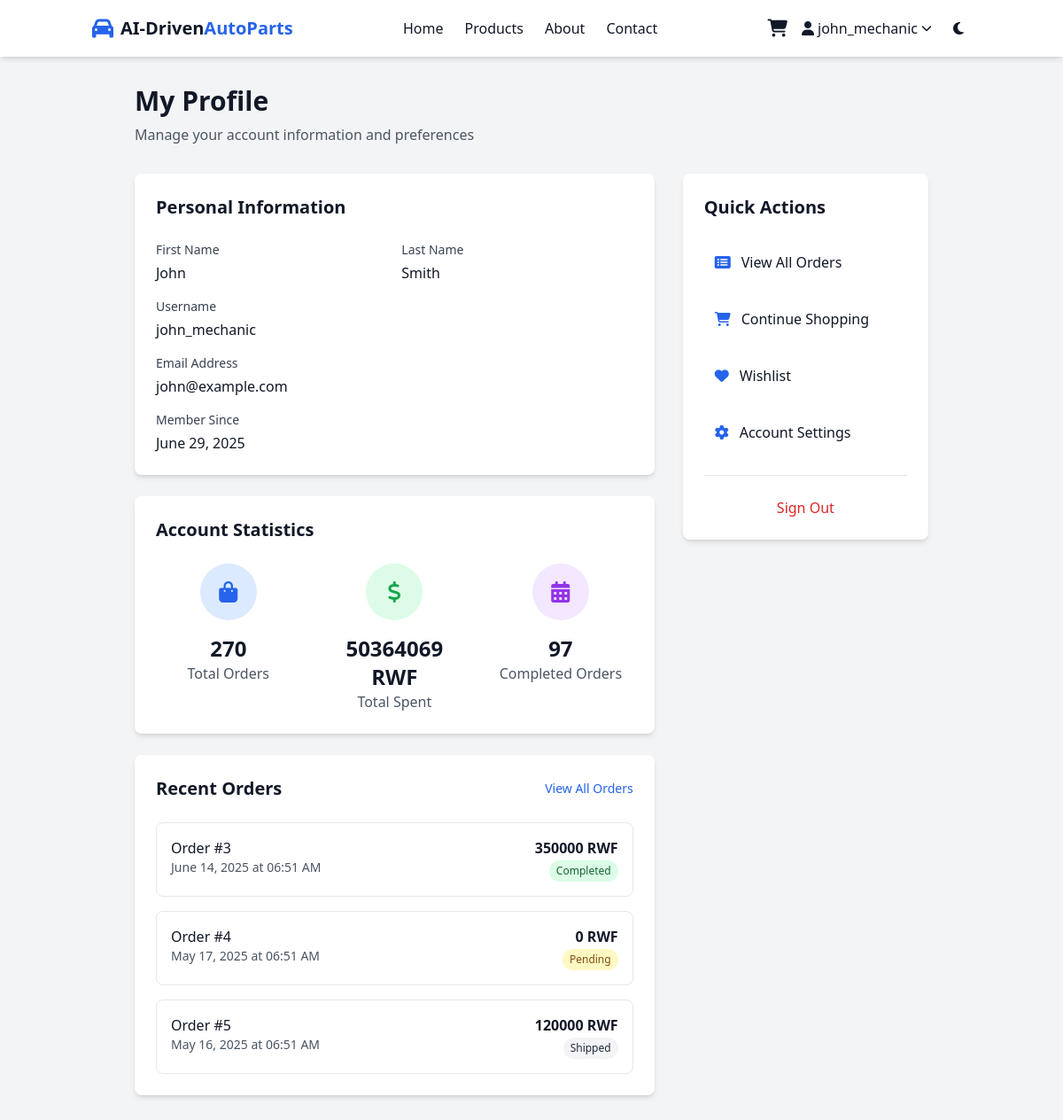
Screenshot of /profile (signed in) with the database file from the repository.
### app.py (models this page shows)
class User(UserMixin, db.Model):
    id = db.Column(db.Integer, primary_key=True)
    username = db.Column(db.String(80), unique=True, nullable=False)
    email = db.Column(db.String(120), unique=True, nullable=False)
    password_hash = db.Column(db.String(200), nullable=False)
    first_name = db.Column(db.String(50))
    last_name = db.Column(db.String(50))
    created_at = db.Column(db.DateTime, default=datetime.utcnow)
    is_admin = db.Column(db.Boolean, default=False)
    orders = db.relationship('Order', backref='user', lazy=True)

class Order(db.Model):
    id = db.Column(db.Integer, primary_key=True)
    user_id = db.Column(db.Integer, db.ForeignKey('user.id'), nullable=False)
    total_amount = db.Column(db.Float, nullable=False)
    status = db.Column(db.String(20), default='pending')
    created_at = db.Column(db.DateTime, default=datetime.utcnow)
    items = db.relationship('OrderItem', backref='order', lazy=True)

### app.py (the view)
@app.route('/profile')
@login_required
def profile():
    return render_template('profile.html')

### app.py (called while the page is built)
@login_manager.user_loader
def load_user(user_id):
    return User.query.get(int(user_id))

### templates/profile.html (shortened to what this page needs)
{% extends "base.html" %}
{% block content %}
<div class="bg-gray-100 dark:bg-gray-800 min-h-screen py-8">
    <div class="container mx-auto px-4">
        <div class="max-w-4xl mx-auto">
            <div class="mb-8">
                <h1 class="text-3xl font-bold text-gray-900 dark:text-white mb-2">My Profile</h1>
                <p class="text-gray-600 dark:text-gray-400">
                    Manage your account information and preferences
                </p>
            </div>
            <div class="grid grid-cols-1 lg:grid-cols-3 gap-8">
                <div class="lg:col-span-2 space-y-6">
                    <div class="bg-white dark:bg-gray-700 rounded-lg shadow-md p-6">
                        <h2 class="text-xl font-semibold mb-6">Personal Information</h2>
                        <div class="grid grid-cols-1 md:grid-cols-2 gap-4">
                            <div>
                                <label class="block text-sm font-medium text-gray-700 dark:text-gray-300 mb-1">First Name</label>
                                <p class="text-gray-900 dark:text-white font-medium">{{ current_user.first_name or 'Not provided' }}</p>
                            </div>
                            <div>
                                <label class="block text-sm font-medium text-gray-700 dark:text-gray-300 mb-1">Last Name</label>
                                <p class="text-gray-900 dark:text-white font-medium">{{ current_user.last_name or 'Not provided' }}</p>
                            </div>
                        </div>
                        <div class="mt-4">
                            <label class="block text-sm font-medium text-gray-700 dark:text-gray-300 mb-1">Username</label>
                            <p class="text-gray-900 dark:text-white font-medium">{{ current_user.username }}</p>
                        </div>
                        <div class="mt-4">
                            <label class="block text-sm font-medium text-gray-700 dark:text-gray-300 mb-1">Email Address</label>
                            <p class="text-gray-900 dark:text-white font-medium">{{ current_user.email }}</p>
                        </div>
                        <div class="mt-4">
                            <label class="block text-sm font-medium text-gray-700 dark:text-gray-300 mb-1">Member Since</label>
                            <p class="text-gray-900 dark:text-white font-medium">{{ current_user.created_at.strftime('%B %d, %Y') }}</p>
                        </div>
                    </div>
                    <div class="bg-white dark:bg-gray-700 rounded-lg shadow-md p-6">
                        <h2 class="text-xl font-semibold mb-6">Account Statistics</h2>
                        <div class="grid grid-cols-1 md:grid-cols-3 gap-6">
                            <div class="text-center">
                                <div class="bg-blue-100 dark:bg-blue-900/30 w-16 h-16 mx-auto rounded-full flex items-center justify-center mb-4">
                                    <i class="fas fa-shopping-bag text-2xl text-primary"></i>
                                </div>
                                <h3 class="text-2xl font-bold text-gray-900 dark:text-white">{{ current_user.orders|length }}</h3>
                                <p class="text-gray-600 dark:text-gray-400">Total Orders</p>
                            </div>
                            <div class="text-center">
                                <div class="bg-green-100 dark:bg-green-900/30 w-16 h-16 mx-auto rounded-full flex items-center justify-center mb-4">
                                    <i class="fas fa-dollar-sign text-2xl text-green-600"></i>
                                </div>
                                <h3 class="text-2xl font-bold text-gray-900 dark:text-white">
                                    <span class="font-semibold">{{ current_user.orders|sum(attribute='total_amount')|int }} RWF</span>
                                </h3>
                                <p class="text-gray-600 dark:text-gray-400">Total Spent</p>
                            </div>
                            <div class="text-center">
                                <div class="bg-purple-100 dark:bg-purple-900/30 w-16 h-16 mx-auto rounded-full flex items-center justify-center mb-4">
                                    <i class="fas fa-calendar-alt text-2xl text-purple-600"></i>
                                </div>
                                <h3 class="text-2xl font-bold text-gray-900 dark:text-white">
                                    {{ (current_user.orders|selectattr('status', 'equalto', 'completed')|list)|length }}
                                </h3>
                                <p class="text-gray-600 dark:text-gray-400">Completed Orders</p>
                            </div>
                        </div>
                    </div>
                    <div class="bg-white dark:bg-gray-700 rounded-lg shadow-md p-6">
                        <div class="flex justify-between items-center mb-6">
                            <h2 class="text-xl font-semibold">Recent Orders</h2>
                            <a href="{{ url_for('orders') }}" class="text-primary hover:text-secondary text-sm">View All Orders</a>
                        </div>
                        {% if current_user.orders %}
                            <div class="space-y-4">
                                {% for order in current_user.orders[:3] %}
                                <div class="border border-gray-200 dark:border-gray-600 rounded-lg p-4">
                                    <div class="flex justify-between items-start">
                                        <div>
                                            <p class="font-medium">Order #{{ order.id }}</p>
                                            <p class="text-sm text-gray-600 dark:text-gray-400">{{ order.created_at.strftime('%B %d, %Y at %I:%M %p') }}</p>
                                        </div>
                                        <div class="text-right">
                                            <p class="font-semibold">{{ order.total_amount|int }} RWF</p>
                                            <span class="inline-block px-2 py-1 text-xs rounded-full
                                                {% if order.status == 'completed' %}bg-green-100 text-green-800{% elif order.status == 'pending' %}bg-yellow-100 text-yellow-800{% else %}bg-gray-100 text-gray-800{% endif %}">
                                                {{ order.status|title }}
                                            </span>
                                        </div>
                                    </div>
                                </div>
                                {% endfor %}
                            </div>
                        {% else %}
                            <div class="text-center py-8">
                                <i class="fas fa-shopping-bag text-4xl text-gray-300 dark:text-gray-600 mb-4"></i>
                                <p class="text-gray-500 dark:text-gray-400">No orders yet</p>
                                <a href="{{ url_for('products') }}" class="text-primary hover:text-secondary text-sm">Start Shopping</a>
                            </div>
                        {% endif %}
                    </div>
                </div>
                <div class="lg:col-span-1">
                    <div class="bg-white dark:bg-gray-700 rounded-lg shadow-md p-6 sticky top-24">
                        <h2 class="text-xl font-semibold mb-6">Quick Actions</h2>
                        <div class="space-y-4">
                            <a href="{{ url_for('orders') }}"
                               class="flex items-center space-x-3 p-3 rounded-lg hover:bg-gray-100 dark:hover:bg-gray-600 transition">
                                <i class="fas fa-list-alt text-primary"></i>
                                <span>View All Orders</span>
                            </a>
                            <a href="{{ url_for('products') }}"
                               class="flex items-center space-x-3 p-3 rounded-lg hover:bg-gray-100 dark:hover:bg-gray-600 transition">
                                <i class="fas fa-shopping-cart text-primary"></i>
                                <span>Continue Shopping</span>
                            </a>
                            <a href="{{ url_for('wishlist') }}"
                               class="flex items-center space-x-3 p-3 rounded-lg hover:bg-gray-100 dark:hover:bg-gray-600 transition">
                                <i class="fas fa-heart text-primary"></i>
                                <span>Wishlist</span>
                            </a>
                            <a href="{{ url_for('account_settings') }}"
                               class="flex items-center space-x-3 p-3 rounded-lg hover:bg-gray-100 dark:hover:bg-gray-600 transition">
                                <i class="fas fa-cog text-primary"></i>
                                <span>Account Settings</span>
                            </a>
                        </div>
                        <hr class="my-6 border-gray-200 dark:border-gray-600">
                        <div class="text-center">
                            <a href="{{ url_for('logout') }}"
                               class="text-red-600 hover:text-red-700 font-medium">
                                Sign Out
                            </a>
                        </div>
                    </div>
                </div>
            </div>
        </div>
    </div>
</div>
{% endblock %}

### templates/base.html (shortened to what this page needs)
<!DOCTYPE html>
<html lang="en" class="scroll-smooth">
<head>
    <script src="https://cdn.tailwindcss.com"></script>
    <link rel="stylesheet" href="https://cdnjs.cloudflare.com/ajax/libs/font-awesome/6.4.0/css/all.min.css">
</head>
<body class="bg-gray-50 dark:bg-gray-900 text-gray-900 dark:text-gray-100 transition-colors duration-300">
    <header class="sticky top-0 z-50 bg-white dark:bg-gray-800 shadow-md">
        <div class="container mx-auto px-4 py-3 flex justify-between items-center">
            <div class="flex items-center space-x-2">
                <i class="fas fa-car text-2xl text-primary"></i>
                <a href="{{ url_for('home') }}" class="text-xl font-bold">AI-Driven<span class="text-primary">AutoParts</span></a>
            </div>
            <div class="hidden md:flex space-x-6">
                <a href="{{ url_for('home') }}" class="hover:text-primary transition">Home</a>
                <a href="{{ url_for('products') }}" class="hover:text-primary transition">Products</a>
                <a href="#about" class="hover:text-primary transition">About</a>
                <a href="#contact" class="hover:text-primary transition">Contact</a>
            </div>
            <div class="flex items-center space-x-4">
                {% if current_user.is_authenticated %}
                    <a href="{{ url_for('cart') }}" class="relative">
                        <i class="fas fa-shopping-cart text-xl"></i>
                    </a>
                    <div class="relative" id="user-dropdown">
                        <button class="flex items-center space-x-1 hover:text-primary transition cursor-pointer" id="user-dropdown-btn">
                            <i class="fas fa-user"></i>
                            <span>{{ current_user.username }}</span>
                            <i class="fas fa-chevron-down text-xs"></i>
                        </button>
                    </div>
                {% else %}
                    <a href="{{ url_for('login') }}" class="hover:text-primary transition">Login</a>
                    <a href="{{ url_for('register') }}" class="bg-primary hover:bg-secondary text-white px-4 py-2 rounded-lg transition">Register</a>
                {% endif %}
                <button id="theme-toggle" class="p-2 rounded-full hover:bg-gray-200 dark:hover:bg-gray-700">
                    <i class="fas fa-moon dark:hidden"></i>
                </button>
            </div>
        </div>
    </header>
    <main>
        {% block content %}{% endblock %}
    </main>
</body>
</html>

### rows the page displays
User: username "john_mechanic", first_name "John", last_name "Smith", email "john@example.com", created_at "June 29, 2025"
Order: id "3", created_at "June 14, 2025 at 06:51 AM", total_amount "350000", status "Completed"
Order: id "4", created_at "May 17, 2025 at 06:51 AM", total_amount "0", status "Pending"
Order: id "5", created_at "May 16, 2025 at 06:51 AM", total_amount "120000", status "Shipped"

### other values shown
{{ current_user.orders|length }} "270"
{{ current_user.orders|sum(attribute='total_amount')|int }} "50364069"
